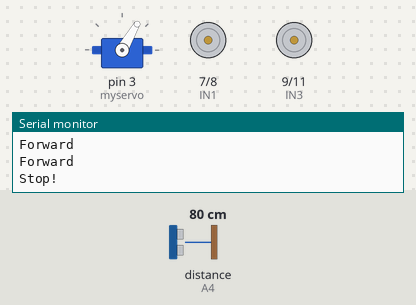
The sketch below on a simulated Arduino Uno, built with avr-gcc and run on an emulated ATmega328P. On the bench: servo, motor-driver pin pairs drawn as motors (green arrow = first pin HIGH = forward, orange = second pin HIGH = backward, longer = more drive, scaled by the enable pin), the last lines printed to the serial monitor. Wiring (inferred from the names in the program): ultrasonic range finder: trigger A5; echo A4. The inputs (shaded band) are chosen by the test bench; at power-on: distance to the obstacle (sensor on A4) 80 cm. The echo pulse lasts 58.3 µs per cm.

Above: at 4.5 s.
4.6 s: distance to the obstacle (sensor on A4) set to 24 cm
At 7.0 s:
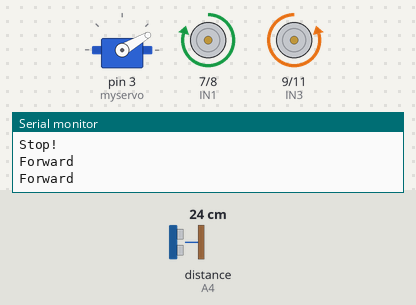
7.9 s: distance to the obstacle (sensor on A4) set to 20 cm
At 9.3 s:
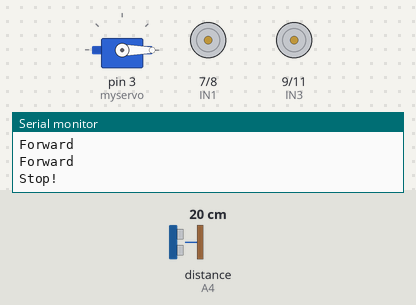
Timing chart, 0 to 24.6 s (numbered marks = the images above; inputs shaded):
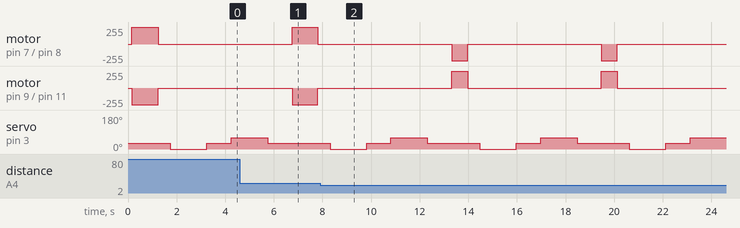

Measured:
- the behaviour switches between 22 and 21 cm on distance to the obstacle (sensor on A4) (found by bisection; images 1 and 2)
- by itself, motor on pin 7 (IN1) / pin 8 (IN2): alternates backward 250/255 for 0.65 s and stopped for 5.5 s
- by itself, motor on pin 9 (IN3) / pin 11 (IN4): alternates forward 250/255 for 0.65 s and stopped for 5.5 s
- by itself, servo on pin 3 (myservo): repeats every 6.2 s: 30° 1.0 s, 60° 1.5 s, 30° 2.2 s, 0° 1.5 s

The sketch:

Obstacle_Avoidance_Car.ino
```cpp
//www.elegoo.com

#include <Servo.h>  //servo library
Servo myservo;      // create servo object to control servo

int Echo = A4;
int Trig = A5;

#define ENA 5
#define ENB 6
#define IN1 7
#define IN2 8
#define IN3 9
#define IN4 11
#define carSpeed 250
#define SERVO_CENTER 30
int rightDistance = 0, leftDistance = 0, middleDistance = 0;

void forward(){
  analogWrite(ENA, carSpeed);
  analogWrite(ENB, carSpeed);
  digitalWrite(IN1, HIGH);
  digitalWrite(IN2, LOW);
  digitalWrite(IN3, LOW);
  digitalWrite(IN4, HIGH);
  Serial.println("Forward");
}

void back() {
  analogWrite(ENA, carSpeed);
  analogWrite(ENB, carSpeed);
  digitalWrite(IN1, LOW);
  digitalWrite(IN2, HIGH);
  digitalWrite(IN3, HIGH);
  digitalWrite(IN4, LOW);
  Serial.println("Back");
}

void left() {
  analogWrite(ENA, carSpeed);
  analogWrite(ENB, carSpeed);
  digitalWrite(IN1, LOW);
  digitalWrite(IN2, HIGH);
  digitalWrite(IN3, LOW);
  digitalWrite(IN4, HIGH);
  Serial.println("Left");
}

void right() {
  analogWrite(ENA, carSpeed);
  analogWrite(ENB, carSpeed);
  digitalWrite(IN1, HIGH);
  digitalWrite(IN2, LOW);
  digitalWrite(IN3, HIGH);
  digitalWrite(IN4, LOW);
  Serial.println("Right");
}

void stop() {
  digitalWrite(ENA, LOW);
  digitalWrite(ENB, LOW);
  Serial.println("Stop!");
}

//Ultrasonic distance measurement Sub function
int Distance_test() {
  digitalWrite(Trig, LOW);
  delayMicroseconds(2);
  digitalWrite(Trig, HIGH);
  delayMicroseconds(20);
  digitalWrite(Trig, LOW);
  float Fdistance = pulseIn(Echo, HIGH);
  Fdistance= Fdistance / 58;
  return (int)Fdistance;
}

void setup() {
  myservo.attach(3);  // attach servo on pin 3 to servo object
  Serial.begin(9600);
  pinMode(Echo, INPUT);
  pinMode(Trig, OUTPUT);
  pinMode(IN1, OUTPUT);
  pinMode(IN2, OUTPUT);
  pinMode(IN3, OUTPUT);
  pinMode(IN4, OUTPUT);
  pinMode(ENA, OUTPUT);
  pinMode(ENB, OUTPUT);
  stop();
}

// Reassess if we can keep going forward periodically
int distantTraveledForward = 0;

void loop() {
    myservo.write(SERVO_CENTER);  //setservo position according to scaled value
    delay(150);
    middleDistance = Distance_test();

    if (distantTraveledForward > 6 || middleDistance <= 20){
        distantTraveledForward = 0;
        stop();
        delay(500);
        myservo.write(SERVO_CENTER - 30);
        delay(1000);
        rightDistance = Distance_test();

        delay(500);
        myservo.write(SERVO_CENTER);
        delay(1000);
        myservo.write(SERVO_CENTER + 30);
        delay(1000);
        leftDistance = Distance_test();

        delay(500);
        myservo.write(SERVO_CENTER);
        delay(1000);

        if (middleDistance > 20 && leftDistance > 20 && rightDistance > 20){
          forward();
        }
        else if(rightDistance > leftDistance) {
          right();
          delay(500);
        }
        else if(rightDistance < leftDistance) {
          left();
          delay(500);
        }
        else if((rightDistance <= 30) || (leftDistance <= 30)) {
          // TODO: should we turn around in a random direction here?
          back();
          delay(500);
        }else {
          Serial.println("Turning around");
          left();
          delay(300);
        }
    }
    else {
        forward();
    }

    distantTraveledForward ++;
}
```
